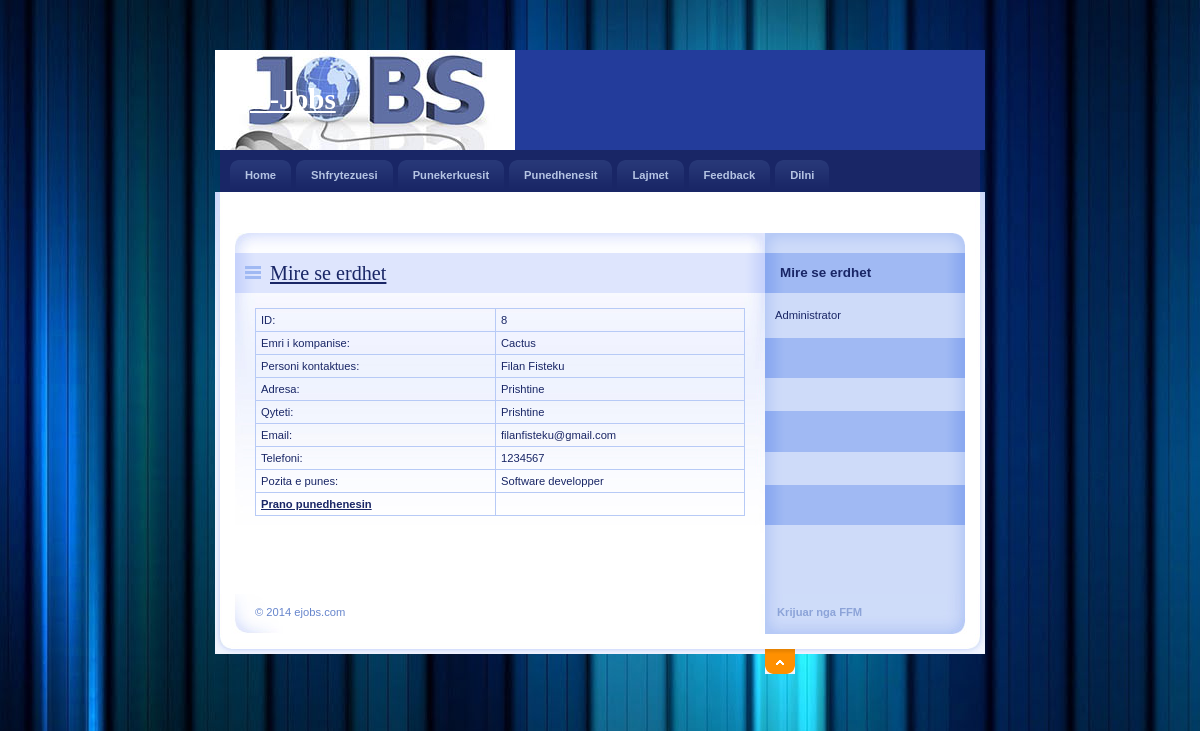
Page /Admin/DetajPunedhenes.php?EmpId=8 on the committed database.
### tables this page shows
CREATE TABLE IF NOT EXISTS `punedhenesit` (
  `PunedhenesiId` int(11) NOT NULL AUTO_INCREMENT,
  `KompaniaEmri` varchar(20) NOT NULL,
  `PersoniKontaktues` varchar(20) NOT NULL,
  `Adresa` varchar(100) NOT NULL,
  `Qyteti` varchar(20) NOT NULL,
  `Email` varchar(40) NOT NULL,
  `Telefoni` bigint(20) NOT NULL,
  `Pozita` varchar(40) NOT NULL,
  `Status` varchar(10) NOT NULL,
  `UserName` varchar(20) NOT NULL,
  `Password` varchar(20) NOT NULL,
  `Pyetja` varchar(100) NOT NULL,
  `Pergjigjja` varchar(50) NOT NULL,
  PRIMARY KEY (`PunedhenesiId`)
);

### Admin/DetajPunedhenes.php (the view, shortened to what this page needs)
<html>
<head>
    <link rel="stylesheet" media="screen,projection" type="text/css" href="./css/main.css" />
</head>
<body id="www-url-cz">
<div id="main" class="box">
<?php
include "Header.php"
?>
<?php
include "Menyja.php"
?>
    <div id="page" class="box">
    <div id="page-in" class="box">
        <div id="strip" class="box noprint">
            <p id="breadcrumbs">&nbsp;</p>
        </div>
        <div id="content">
            <div class="article">
              <h2><span><a href="#">Mire se erdhet</a></span></h2>
               <?php
$ID=$_GET['EmpId'];
$con = mysql_connect ("localhost","root","123456");
$sql = "select * from punedhenesit where PunedhenesiId ='".$ID."'  ";
$result = mysql_query($sql,$con);
$row = mysql_fetch_array($result)
?>
                <table width="100%" border="1" cellspacing="2" cellpadding="2">
                  <tr>
                    <td>ID:</td>
                    <td><?php echo $row['PunedhenesiId'];?></td>
                  </tr>
                  <tr>
                    <td>Emri i kompanise:</td>
                    <td><?php echo $row['KompaniaEmri'];?></td>
                  </tr>
                  <tr>
                    <td>Personi kontaktues:</td>
                    <td><?php echo $row['PersoniKontaktues'];?></td>
                  </tr>
                  <tr>
                    <td>Adresa:</td>
                    <td><?php echo $row['Adresa'];?></td>
                  </tr>
                  <tr>
                    <td>Qyteti:</td>
                    <td><?php echo $row['Qyteti'];?></td>
                  </tr>
                  <tr>
                    <td>Email:</td>
                    <td><?php echo $row['Email'];?></td>
                  </tr>
                  <tr>
                    <td>Telefoni:</td>
                    <td><?php echo $row['Telefoni'];?></td>
                  </tr>
                  <tr>
                    <td>Pozita e punes:</td>
                    <td><?php echo $row['Pozita'];?></td>
                  </tr>
                  <tr>
                    <td><strong><a href="AprovoPunedhenes.php?EmpId=<?php echo $row['PunedhenesiId'];?>">Prano punedhenesin</a></strong></td>
                    <td>&nbsp;</td>
                  </tr>
                </table>
              <p class="btn-more box noprint">&nbsp;</p>
          </div>
        </div>
<?php
include "Aside.php"
?>
    </div>
    </div>
<?php
include "footer.php"
?>
</div>
</body>
</html>

### Admin/css/main.css (style rules this page uses)
* { min-height:1px; }
body { border:0; margin:0; padding:0; background:#233C9B url("../design/3.jpg"); font:70%/160% "verdana",sans-serif; color:#192666; _text-align:center; }
a { color:#192666; }
p { border:0; margin:15px 0; padding:0; }
div { display:block; border:0; margin:0; padding:0; }
h1, h2, h3, h4, h5 { border:0; margin:15px 0 10px 0; padding:0; font-weight:bold; }
h2 { font-size:180%; line-height:100%; font-family:"georgia",serif; font-weight:normal; }
table { display:table; border-collapse:collapse; margin:15px 0; padding:0; border:1px solid #B7CAF6; font-size:100%; }
tr { display:table-row; }
th, td { display: table-cell; border:1px solid #B7CAF6; margin:0; padding:5px; vertical-align:top; text-align:left; }
a, img, span { border:0; margin:0; padding:0; }
strong, .strong { font-weight:bold; }
.box { min-height:1px; _height:1px; }
.box:after { content:"."; display:block; line-height:0px; font-size:0px; visibility:hidden; clear:both; }
#main { width:770px; margin:50px auto 0 auto; _text-align:left; }
#page { width:770px; min-height:1px; background:#FFF url("../design/bg_page.gif") 0 0 repeat-y; _height:1px; }
#page-in { min-height:1px; padding:10px 0; background:url("../design/bg_page_in.jpg") 0 0 no-repeat; _height:1px; }
#strip { position:relative; clear:both; padding:3px 20px 10px 20px; color:#6182D1; }
#strip p { margin:0; }
#strip #breadcrumbs { width:520px; margin:0; padding:0; }
#content { float:left; width:530px; _width:550px; margin:0; padding:0 0 0 20px; }
#content .article { clear:both; margin:0; padding:20px; background:url("../design/content_article_bg.jpg") 0 0 no-repeat; }
#content .article h2 { margin:0 -20px; padding:10px; background:#DEE5FD url("../design/content_title_bg.gif") 0 0 repeat-y; color:#192666; }
#content .article h2 span { background:url("../design/ico_list.gif") 0 50% no-repeat; padding-left:25px; }
#content .article p { text-align:justify; }
#content .btn-more { margin:0 0 15px 0; padding:0; border:0; position:relative; }

### rows in the picture
punedhenesit: PunedhenesiId "8", KompaniaEmri "Cactus", PersoniKontaktues "Filan Fisteku", Adresa "Prishtine", Qyteti "Prishtine", Email "filanfisteku@gmail.com", Telefoni "1234567", Pozita "Software developper"
